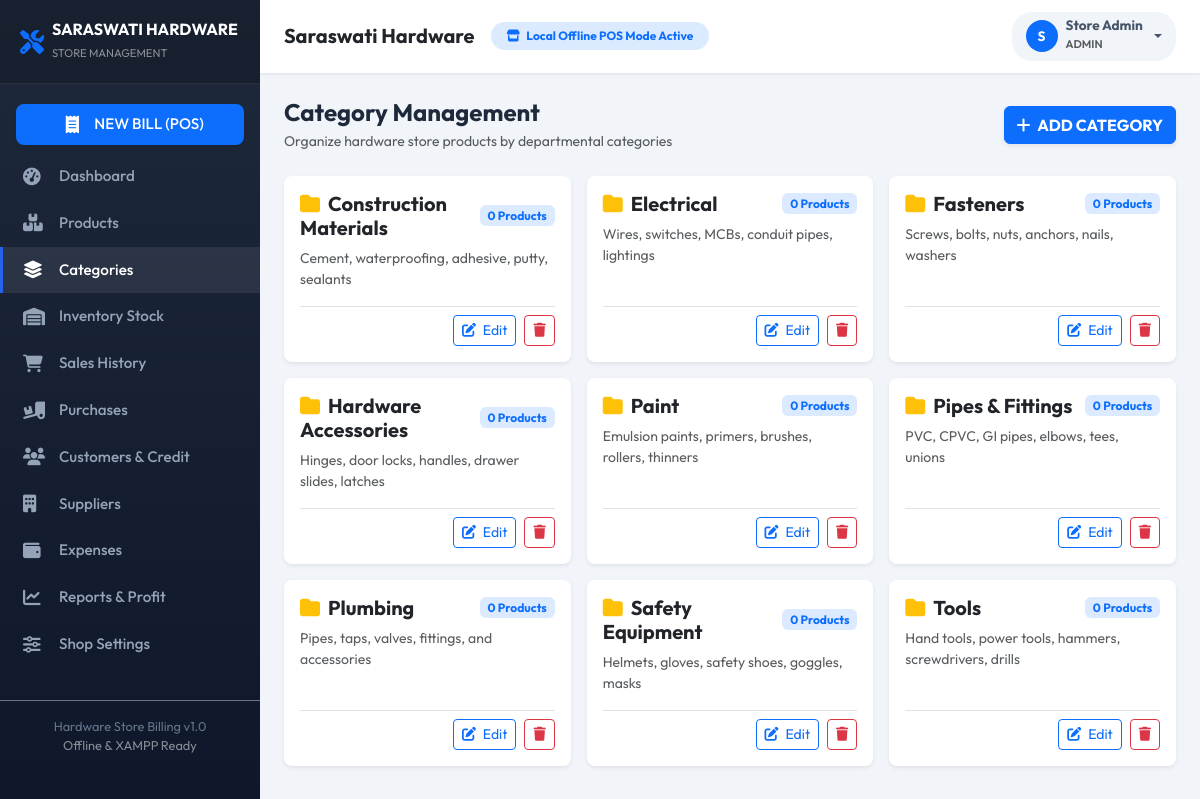
Screenshot of /admin/categories.php (signed in) with the database file from the repository.
### tables this page shows
CREATE TABLE IF NOT EXISTS `settings` (
  `id` INT AUTO_INCREMENT PRIMARY KEY,
  `setting_key` VARCHAR(50) NOT NULL UNIQUE,
  `setting_value` TEXT DEFAULT NULL
);

CREATE TABLE IF NOT EXISTS `categories` (
  `id` INT AUTO_INCREMENT PRIMARY KEY,
  `name` VARCHAR(100) NOT NULL UNIQUE,
  `description` TEXT DEFAULT NULL,
  `status` TINYINT(1) DEFAULT 1,
  `created_at` DATETIME DEFAULT CURRENT_TIMESTAMP
);

### config/database.php (called while the page is built, shortened)
<?php
function get_db() {
    static $pdo = null;
    if ($pdo !== null) {
        return $pdo;
    }
    try {
        $dsn = "mysql:host=" . DB_HOST . ";port=" . DB_PORT . ";dbname=" . DB_NAME . ";charset=utf8mb4";
        $options = [
            PDO::ATTR_ERRMODE => PDO::ERRMODE_EXCEPTION,
            PDO::ATTR_DEFAULT_FETCH_MODE => PDO::FETCH_ASSOC,
            PDO::ATTR_EMULATE_PREPARES => false,
            PDO::ATTR_TIMEOUT => 4,
        ];
        if (defined('PDO::MYSQL_ATTR_SSL_CA')) {
            $options[PDO::MYSQL_ATTR_SSL_VERIFY_SERVER_CERT] = false;
        }
        $pdo = new PDO($dsn, DB_USER, DB_PASS, $options);
        try {
            $pdo->query("SELECT 1 FROM users LIMIT 1");
        } catch (Exception $e) {
            init_mysql_db($pdo);
        }
    } catch (PDOException $e) {
        $pdo = get_sqlite_db();
    }
    return $pdo;
}
function sanitize($data) {
    return htmlspecialchars(trim($data), ENT_QUOTES, 'UTF-8');
}
function get_setting($key, $default = '') {
    $db = get_db();
    $stmt = $db->prepare("SELECT setting_value FROM settings WHERE setting_key = ?");
    $stmt->execute([$key]);
    $res = $stmt->fetchColumn();
    return $res !== false ? $res : $default;
}
function is_logged_in() {
    return isset($_SESSION['user_id']) && !empty($_SESSION['user_id']);
}
function current_user() {
    return [
        'id' => $_SESSION['user_id'] ?? null,
        'username' => $_SESSION['username'] ?? '',
        'name' => $_SESSION['name'] ?? '',
        'role' => $_SESSION['role'] ?? 'staff',
        'email' => $_SESSION['email'] ?? ''
    ];
}

### admin/categories.php (the view, shortened to what this page needs)
<?php
require_once __DIR__ . '/../includes/header.php';
require_once __DIR__ . '/../includes/sidebar.php';
$db = get_db();
$categories = $db->query("
    SELECT c.*, COUNT(p.id) as product_count
    FROM categories c
    LEFT JOIN products p ON c.id = p.category_id AND p.status = 1
    WHERE c.status = 1
    GROUP BY c.id
    ORDER BY c.name ASC
")->fetchAll();
?>
<div id="content">
    <?php require_once __DIR__ . '/../includes/navbar.php'; ?>
    <div class="container-fluid p-4">
        <div class="d-flex align-items-center justify-content-between mb-4">
            <div>
                <h4 class="fw-bold mb-1">Category Management</h4>
                <p class="text-muted small mb-0">Organize hardware store products by departmental categories</p>
            </div>
            <button class="btn btn-primary fw-bold shadow-sm" data-bs-toggle="modal" data-bs-target="#categoryModal" onclick="resetCatForm()">
                <i class="fa-solid fa-plus me-1"></i> ADD CATEGORY
            </button>
        </div>
        <div class="row row-cols-1 row-cols-md-2 row-cols-lg-3 g-3">
            <?php foreach ($categories as $cat): ?>
                <div class="col">
                    <div class="card border-0 shadow-sm rounded-3 p-3 h-100">
                        <div class="d-flex align-items-center justify-content-between mb-2">
                            <h5 class="fw-bold text-dark mb-0"><i class="fa-solid fa-folder text-warning me-2"></i><?php echo sanitize($cat['name']); ?></h5>
                            <span class="badge bg-primary-soft text-primary fw-bold"><?php echo $cat['product_count']; ?> Products</span>
                        </div>
                        <p class="text-muted small mb-3 flex-grow-1"><?php echo sanitize($cat['description'] ?? 'No description provided.'); ?></p>
                        <div class="border-top pt-2 d-flex justify-content-end gap-2">
                            <button class="btn btn-sm btn-outline-primary" onclick='editCategory(<?php echo json_encode($cat); ?>)'>
                                <i class="fa-solid fa-pen-to-square me-1"></i> Edit
                            </button>
                            <?php if ($user['role'] === 'admin'): ?>
                                <form method="POST" action="" class="d-inline" onsubmit="return confirm('Deactivate category?')">
                                    <button type="submit" class="btn btn-sm btn-outline-danger">
                                        <i class="fa-solid fa-trash"></i>
                                    </button>
                                </form>
                            <?php endif; ?>
                        </div>
                    </div>
                </div>
            <?php endforeach; ?>
        </div>
    </div>
</div>
<?php require_once __DIR__ . '/../includes/footer.php'; ?>

### includes/navbar.php (shortened to what this page needs)
<?php
require_once __DIR__ . '/../config/database.php';
$user = current_user();
$shopName = get_setting('shop_name', 'Saraswati Hardware');
?>
<header class="main-navbar no-print d-flex align-items-center justify-content-between">
    <div class="d-flex align-items-center">
        <h5 class="fw-bold mb-0 text-dark me-3">
            <?php echo sanitize($shopName); ?>
        </h5>
        <span class="badge bg-primary-soft text-primary px-3 py-2 rounded-pill d-none d-md-inline-block">
            <i class="fa-solid fa-store me-1"></i> Local Offline POS Mode Active
        </span>
    </div>
    <div class="d-flex align-items-center gap-3">
        <?php if ($user): ?>
            <div class="dropdown">
                <button class="btn user-badge dropdown-toggle d-flex align-items-center gap-2" type="button" data-bs-toggle="dropdown" aria-expanded="false">
                    <div class="rounded-circle bg-primary text-white d-flex align-items-center justify-content-center" style="width:32px; height:32px; font-weight:bold;">
                        <?php echo strtoupper(substr($user['name'], 0, 1)); ?>
                    </div>
                    <div class="text-start d-none d-sm-block">
                        <div class="fw-bold lh-1"><?php echo sanitize($user['name']); ?></div>
                        <small class="text-muted text-uppercase" style="font-size:0.7rem;"><?php echo sanitize($user['role']); ?></small>
                    </div>
                </button>
            </div>
        <?php else: ?>
            <a href="<?php echo base_url('auth/login.php'); ?>" class="btn btn-outline-primary btn-sm px-3">
                <i class="fa-solid fa-right-to-bracket me-1"></i> Login
            </a>
        <?php endif; ?>
    </div>
</header>

### rows the page displays
settings: setting_value "Saraswati Hardware"
categories: name "Construction Materials", product_count "0", description "Cement, waterproofing, adhesive, putty, sealants"
categories: name "Electrical", product_count "0", description "Wires, switches, MCBs, conduit pipes, lightings"
categories: name "Fasteners", product_count "0", description "Screws, bolts, nuts, anchors, nails, washers"
categories: name "Hardware Accessories", product_count "0", description "Hinges, door locks, handles, drawer slides, latches"
categories: name "Paint", product_count "0", description "Emulsion paints, primers, brushes, rollers, thinners"
categories: name "Pipes & Fittings", product_count "0", description "PVC, CPVC, GI pipes, elbows, tees, unions"
categories: name "Plumbing", product_count "0", description "Pipes, taps, valves, fittings, and accessories"
categories: name "Safety Equipment", product_count "0", description "Helmets, gloves, safety shoes, goggles, masks"
categories: name "Tools", product_count "0", description "Hand tools, power tools, hammers, screwdrivers, drills"

### other values shown
substr($user['name'], 0, 1) "S"
$user['name'] "Store Admin"
$user['role'] "ADMIN"
